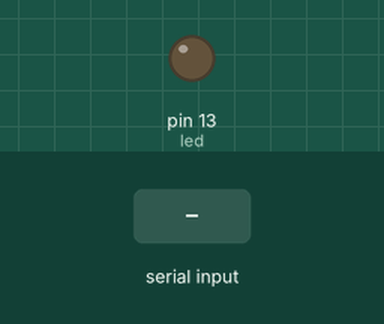
Recording of a sketch running on a simulated Arduino Uno, built with avr-gcc and run on an emulated ATmega328P. Shown: output pins drawn as LEDs (lit = HIGH). Inputs (shaded band) come from the test bench.

Above: at 1.2 s.
1.3 s: "1" received over Serial
Timing chart, 0 to 4.3 s (numbered marks = the images above; inputs shaded):
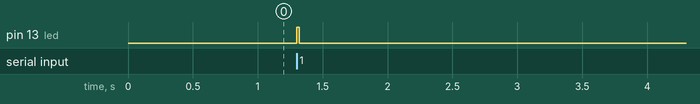

Measured:
- after the input at 1.3 s, pin 13 (led): LOW → HIGH at once, → LOW 0.02 s later

The sketch:

ReceiverSerial.ino
```cpp
//Receiver
int led = 13;
char message;
void setup() {
  // put your setup code here, to run once:
Serial.begin(9600);
pinMode(led,OUTPUT);
}

void loop()
{
  // put your main code here, to run repeatedly:
  if(Serial.available())
  {
  message = Serial.read();
   if (message== '1')
    {
      digitalWrite(led, 1);
    }
  }
  delay(20);
  digitalWrite(led,0);
}
```
